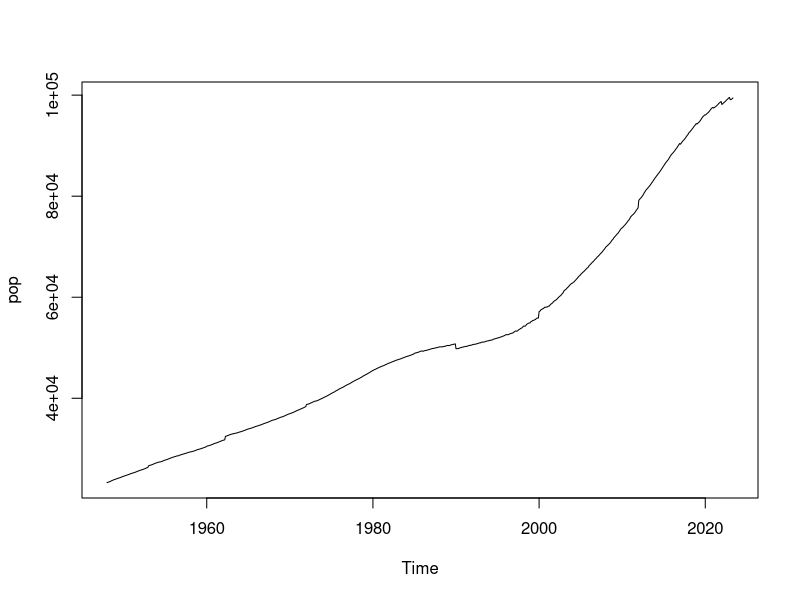
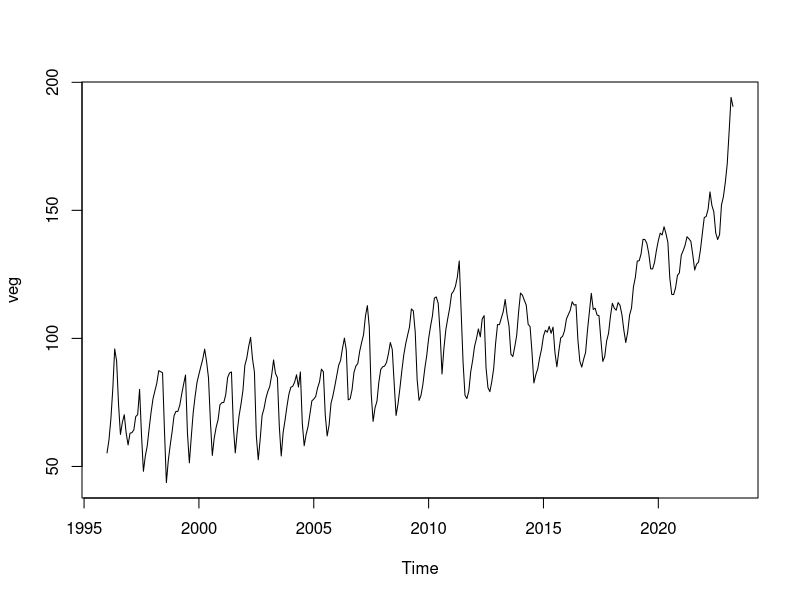
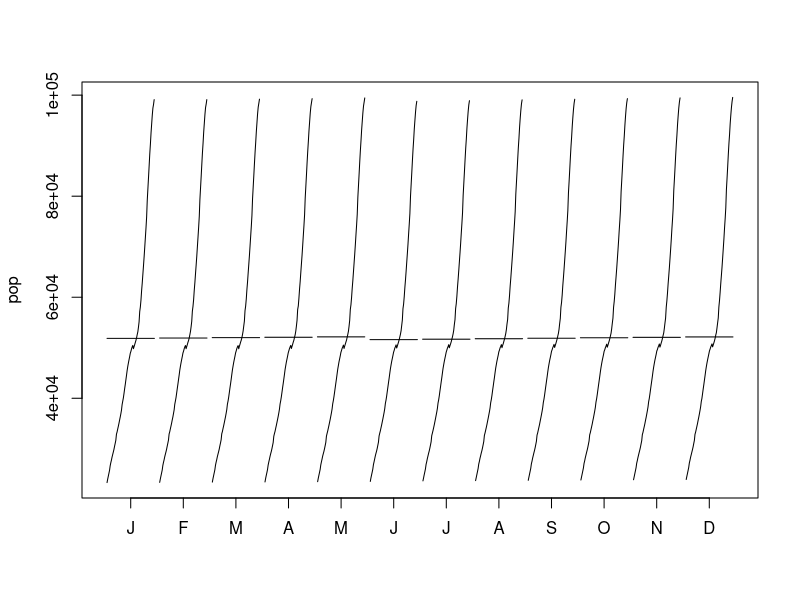
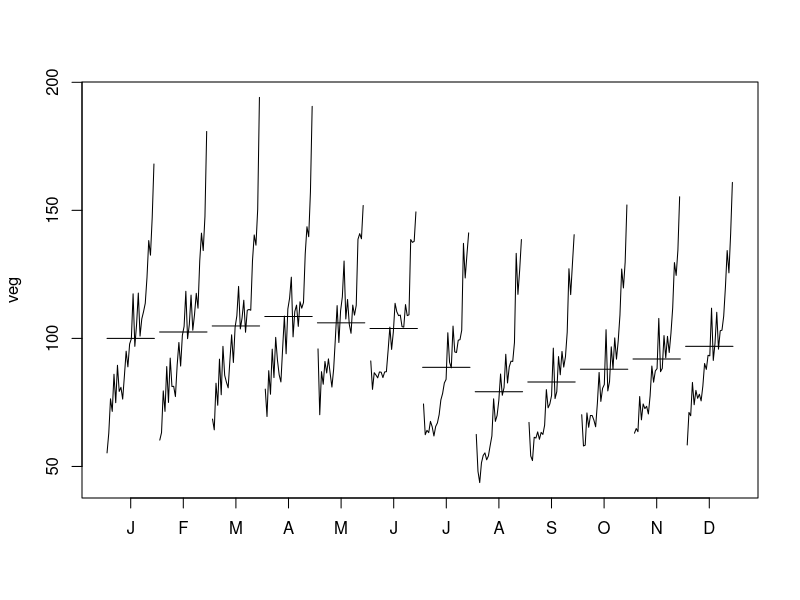
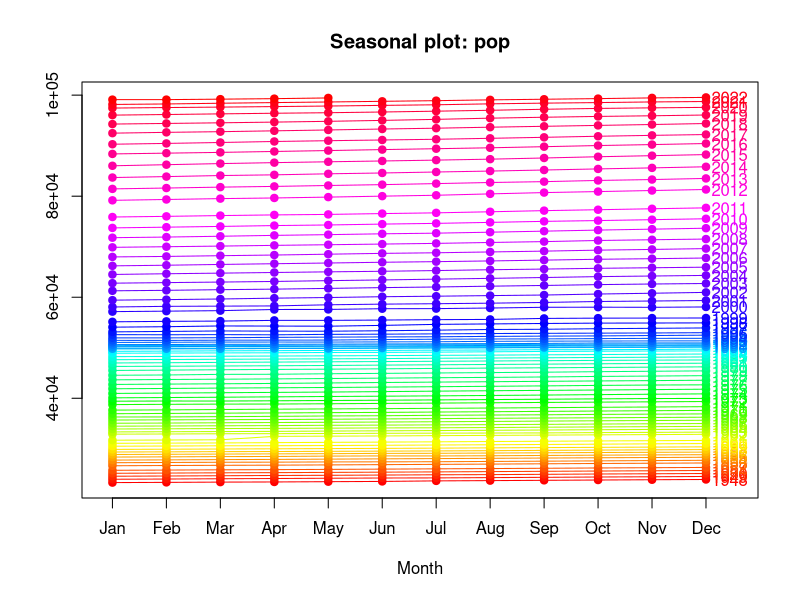
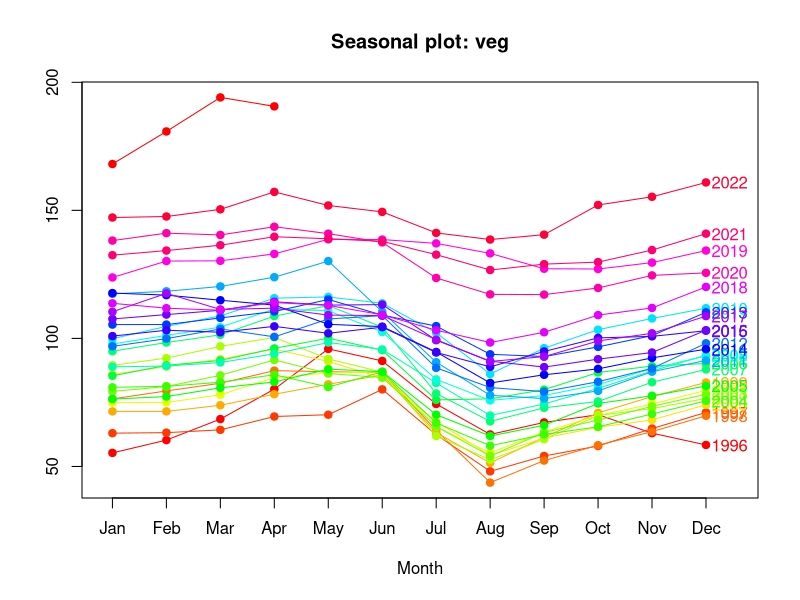
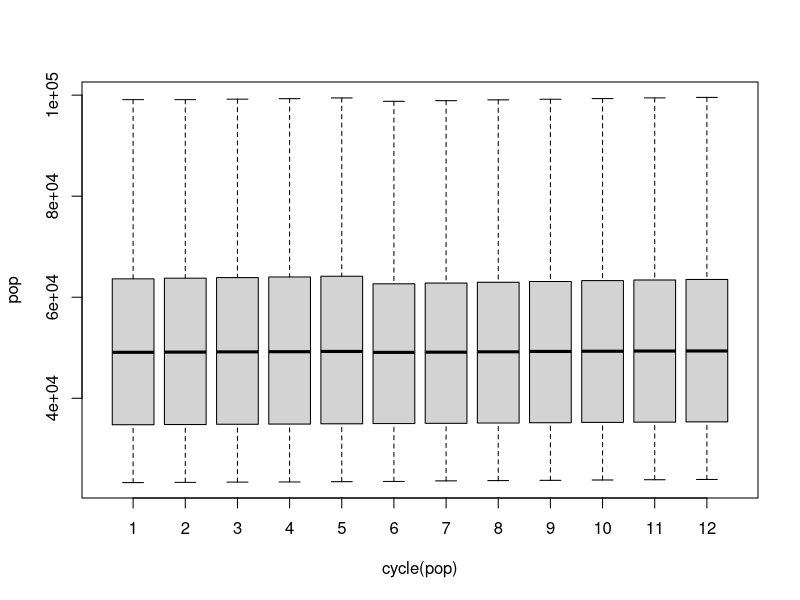
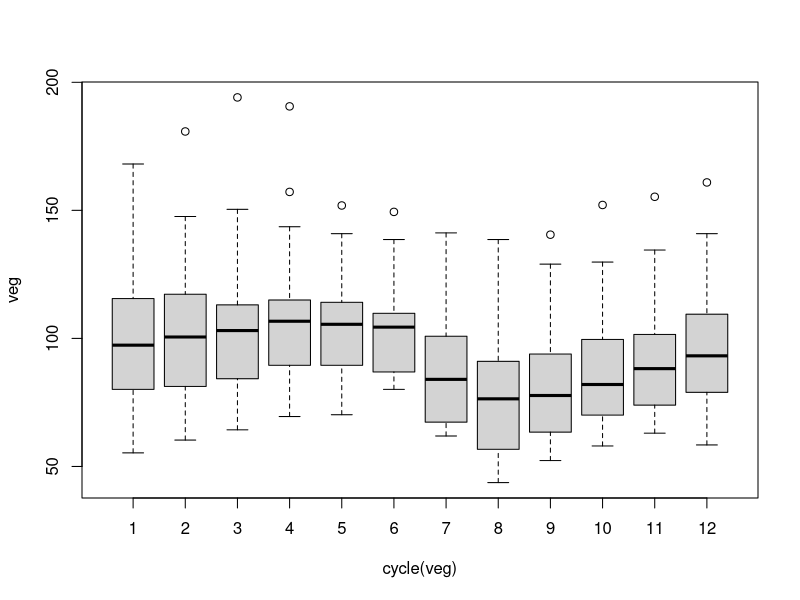

Write R code to recreate these figures, in order.
setwd('C:/Users/marty/Desktop/GITHUB/ts')

#Wprowadzenie
#Analizowane szeregi czasowe dotyczą wielkości populacji ludzi w wieku powyżej 55 roku życia (włącznie) oraz cen warzyw w Polsce. 
#Analiza pierwszego zagadnienia ma na celu obserwację zmian zachodzących w społeczeństwie na całym świecie. Przewidywanie takich procesów jak starzenie się (lub odmładzanie) społeczeństwa wpływa np. na decyzje polityczne w sprawach polityki prorodzinnej czy prodemograficznej.

#Analiza cen warzyw w Polsce pozwoli zobrazować, jak na przestrzeni roku zmieniają się ceny warzyw. W zależności od miesiąca, wahania cen są mocno zauważalne; w trakcie zbiorów są najtańsze, a pożniej drożeją, co można powiązać np. z kosztami magazynowania i przechowywania w odpowiednich warunkach.
#Indeks harmonizowany cen towarów i usług konsumpcyjnych (Harmonized Index of Consumer Prices, HICP) jest miarą inflacji lub zmiany ogólnego poziomu cen. Wskaźnik ten jest stosowany w Unii Europejskiej do porównywania cen konsumpcyjnych między krajami członkowskimi.
#indeks 2015=100 oznacza, że wszystkie wartości indeksu są wyrażane jako odchylenia od poziomu cen z 2015 roku. Na przykład, jeśli indeks wynosi 105, oznacza to, że ceny wzrosły o 5% w porównaniu do roku referencyjnego.
#Oba zbiory danych pochodzą ze strony https://fred.stlouisfed.org/. (fred.stlouisfed.org - baza danych Rezerwy Federalnej) 
#Ten dotyczący populacji obejmuje okres od stycznia 1948 do maja 2023, a drugi, dotyczący cen warzyw, od stycznia 1996 do czerwca 2023.


## Wczytanie danych
pop <- read.csv('pop.csv')
veg <- read.csv('veg.csv')

colnames(pop) <- c('data','liczba')
colnames(veg) <- c('data', 'cena')

pop$data <- as.Date(pop$data)
pop$liczba <- as.numeric(pop$liczba)

veg$data <- as.Date(veg$data)
veg$cena <- as.numeric(veg$cena)

pop <- ts(pop$liczba, start=1948, frequency = 12)
pop

veg <- ts(veg$cena, start=1996, frequency = 12)
veg

is.ts(pop)
is.ts(veg)

## Omówienie głównych cech analizowanych szeregów na podstawie poznanych typów wykresów

## Wykresy punktowe
plot(pop)
plot(veg)


## Wykresy sezonowe
monthplot(pop)
monthplot(veg)

#Powyższa funkcja pochodzi z pakietu stats i przedstawia podzbiory danych dla kazdego z okresów - dla miesięcznytch szeregów, dla każdego miesiąca rysowane są odrębne szeregi czasowe zawierające wartości zaobserwowane w kolejnych latach. Ponadto wyznacznana jest średnia wartość zaznaczona poziomą linią.

library(forecast)

seasonplot(pop, 
           col = rainbow(75), 
           year.labels = TRUE, 
           pch = 19)

seasonplot(veg, 
           col = rainbow(27), 
           year.labels = TRUE, 
           pch = 19)

#Funkcja seasonplot z pakietu forecast pozwala na zaprezentowanie danych w rozbiciu na kolejne okresy jednostkowe. Forma taka pomaga analizować i zauważać zarówno sezonowość okresów jak i odstępstwom od wzorca sezonowości w poszczególnych okresach (np. jednostkowe, nietypowe zachowanie w konkretnym roku).

## Wykresy pudełkowe
boxplot(pop ~ cycle(pop))
boxplot(veg ~ cycle(veg))

#Wykres typu boxplot dostarcza nam syntetycznych informacji na temat zmienności szeregów dla poszczególnych okresów. Na wykresie mamy mediany, kwartyle(brzegi pudełek), wartości minimalne i maksymalne(wąsy) oraz wartości odstające (kropki)

## Wykresy rozrzutu dla wartości opóźnionych
lag.plot(pop, lags=12, do.lines=FALSE)
lag.plot(veg, lags=12, do.lines=FALSE)

#Wykres rozrzutu jest podstawowym narzędziem graficznym wykorzystywanym do badania zależności dwóch zmiennych w klasycznej analizie danych. Na wykresach rozrzutu dla wartości opóźnionych przedstawiamy zależność wartości szeregu od wartości przesuniętych o opóźnienie lag - rysujemy pary (X(t), X(t-lag)) dla kolejnych chwil t. Jeżeli punkty na wykresie przedstawiają jednorodną chmurę punktów, bez jakiejkolwiek struktury, świadczy to o braku istotnej zależności czasowej pomiędzy wartościami szeregu przesuniętymi o konkretne opóźnienie.

## Wykresy autokorelacji ACF
acf(pop)
acf(veg)

## Wykresy cząstkowej korelacji PACF
pacf(pop)
pacf(veg)

## Dekompozycja

#Dekompozycja addytywna szeregu z trendem
dpop <- decompose(pop, type = "additive")
plot(dpop)

#Dekompozycja addytywna szeregu z sezonowością
dveg <- decompose(veg, type = "additive")
plot(dveg)

#Dekompozycja multiplikatywna szeregu z trendem
dpop <- decompose(pop, type = "multiplicative")
plot(dpop)

#Dekompozycja multiplikatywna szeregu z sezonowością
dveg <- decompose(veg, type = "multiplicative")
plot(dveg)

#Dekompozycja za pomocą ruchomej średniej szeregu z trendem


#Dekompozycja za pomocą ruchomej średniej szeregu z sezonowością
